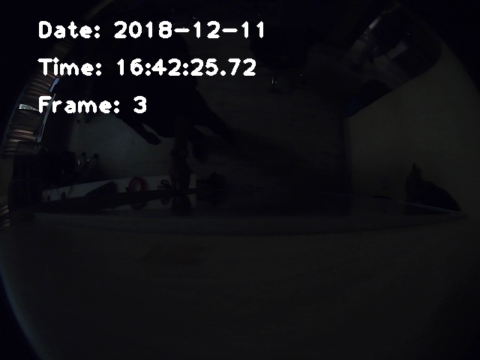
#> input picture PretrainedModel/test_images/thumbnails/img003.png, 480 x 360 px, found by its file name; its folder holds 4 pictures in this run
$ python crop.py
#> lines starting #> are read from the running program, lines starting #| are printed output that depends on the picture; pictures that were not available may be replaced by others from this repository, and a replacement may not be noted
import cv2
import os

if __name__ == '__main__':
    thumbnails = sorted(os.listdir('thumbnails1'))
    x = 105
    y = 70
    w = 230
    h = 125

    if '.DS_Store' in thumbnails:
        thumbnails.remove('.DS_Store')

    for i, file in enumerate(thumbnails):
        im = cv2.imread('thumbnails/' + file)
#> im is the input picture: shape (360, 480, 3); mean B, G, R 21.6, 18.1, 18.1
        # cv2.imshow('img', im)
        # cv2.waitKey(0)
        print(im.shape)
#| (360, 480, 3)

        # [6 lines of commented-out code are left out]

        cropped_im = im[70:185,105:335]
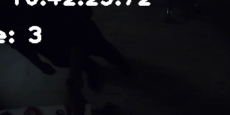
#> cropped_im: shape (115, 230, 3); mean B, G, R 21.4, 17, 16.9

        hsv = cv2.cvtColor(cropped_im, cv2.COLOR_BGR2HSV)
#> hsv: shape (115, 230, 3); mean H, S, V 116.8, 91.8, 21.4
        h, s, v = cv2.split(hsv)
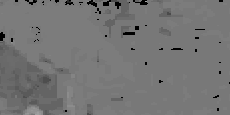
#> h: shape (115, 230); min 0, max 165, mean 116.8
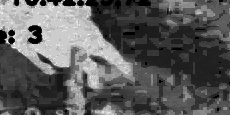
#> s: shape (115, 230); min 0, max 255, mean 91.8
        value = 70

        lim = 255 - value
        v[v > lim] = 255
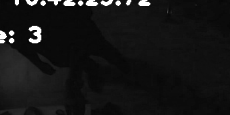
#> v: shape (115, 230); min 4, max 255, mean 21.7
        v[v <= lim] += value
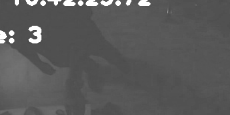
#> v: shape (115, 230); min 74, max 255, mean 90.2

        final_hsv = cv2.merge((h, s, v))
#> final_hsv: shape (115, 230, 3); mean H, S, V 116.8, 91.8, 90.2
        img = cv2.cvtColor(final_hsv, cv2.COLOR_HSV2BGR)
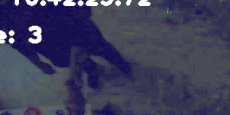
#> img: shape (115, 230, 3); mean B, G, R 90.2, 61.3, 62.1
        ratio = 300/img.shape[0]
#> ratio = 2.61
        img = cv2.resize(img, (0,0), fx=ratio, fy=ratio)
#> img: shape (300, 600, 3)

        # cv2.imshow('image', img)
        # cv2.waitKey(0)
        cv2.imwrite("edited_thumbnails/" + file, img)

$ run again, on PretrainedModel/test_images/thumbnails/img012.png
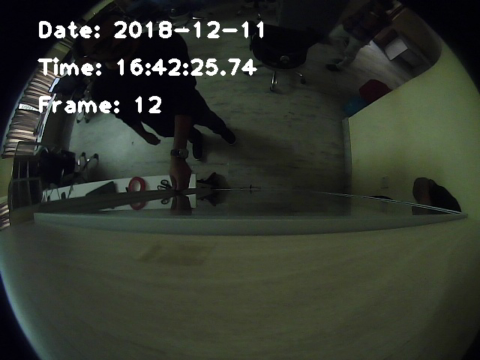
#> input picture PretrainedModel/test_images/thumbnails/img012.png, 480 x 360 px, found by its file name
#> im is the input picture: shape (360, 480, 3); mean B, G, R 46, 55.2, 50.5
#| (360, 480, 3)
#> hsv: shape (115, 230, 3); mean H, S, V 68.3, 66.4, 50.4
#> `v[v > lim] = 255`:
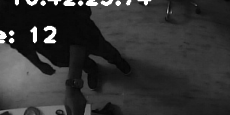
#> v: shape (115, 230); min 3, max 255, mean 50.7
#> final_hsv: shape (115, 230, 3); mean H, S, V 68.3, 66.4, 119.1
#> `img = cv2.cvtColor(final_hsv, cv2.COLOR_HSV2BGR)`:
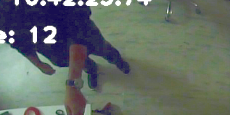
#> img: shape (115, 230, 3); mean B, G, R 103.4, 108.4, 100
